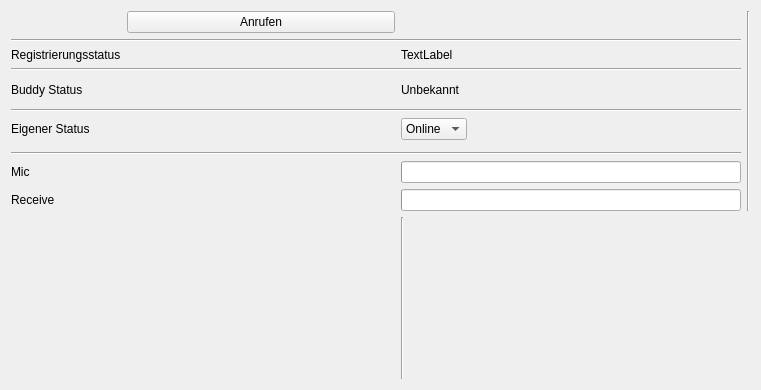
<?xml version="1.0" encoding="UTF-8"?>
<ui version="4.0">
 <class>Form</class>
 <widget class="QWidget" name="Form">
  <property name="geometry">
   <rect>
    <x>0</x>
    <y>0</y>
    <width>761</width>
    <height>390</height>
   </rect>
  </property>
  <property name="sizePolicy">
   <sizepolicy hsizetype="Expanding" vsizetype="Expanding">
    <horstretch>1</horstretch>
    <verstretch>0</verstretch>
   </sizepolicy>
  </property>
  <property name="windowTitle">
   <string>VoIP.py - Simple</string>
  </property>
  <layout class="QGridLayout" name="gridLayout">
   <item row="6" column="2">
    <widget class="QLabel" name="lblBuddy">
     <property name="text">
      <string>Unbekannt</string>
     </property>
    </widget>
   </item>
   <item row="12" column="2" colspan="2">
    <widget class="QProgressBar" name="pbTx">
     <property name="value">
      <number>0</number>
     </property>
     <property name="textVisible">
      <bool>false</bool>
     </property>
    </widget>
   </item>
   <item row="14" column="2">
    <widget class="Line" name="line_6">
     <property name="orientation">
      <enum>Qt::Vertical</enum>
     </property>
    </widget>
   </item>
   <item row="1" column="0" rowspan="2" colspan="4">
    <widget class="Line" name="line_2">
     <property name="orientation">
      <enum>Qt::Horizontal</enum>
     </property>
    </widget>
   </item>
   <item row="0" column="4" rowspan="14">
    <widget class="Line" name="line_5">
     <property name="orientation">
      <enum>Qt::Vertical</enum>
     </property>
    </widget>
   </item>
   <item row="4" column="0" colspan="4">
    <widget class="Line" name="line">
     <property name="orientation">
      <enum>Qt::Horizontal</enum>
     </property>
    </widget>
   </item>
   <item row="8" column="0" colspan="4">
    <widget class="Line" name="line_4">
     <property name="orientation">
      <enum>Qt::Horizontal</enum>
     </property>
    </widget>
   </item>
   <item row="12" column="0">
    <widget class="QLabel" name="label_3">
     <property name="text">
      <string>Mic</string>
     </property>
    </widget>
   </item>
   <item row="13" column="0">
    <widget class="QLabel" name="label_4">
     <property name="text">
      <string>Receive</string>
     </property>
    </widget>
   </item>
   <item row="9" column="0">
    <widget class="QLabel" name="label_5">
     <property name="text">
      <string>Eigener Status</string>
     </property>
    </widget>
   </item>
   <item row="9" column="2">
    <widget class="QComboBox" name="cbOwnStatus">
     <item>
      <property name="text">
       <string>Online</string>
      </property>
     </item>
     <item>
      <property name="text">
       <string>Offline</string>
      </property>
     </item>
    </widget>
   </item>
   <item row="11" column="0" colspan="4">
    <widget class="Line" name="line_3">
     <property name="orientation">
      <enum>Qt::Horizontal</enum>
     </property>
    </widget>
   </item>
   <item row="3" column="0">
    <widget class="QLabel" name="label">
     <property name="text">
      <string>Registrierungsstatus</string>
     </property>
    </widget>
   </item>
   <item row="13" column="2" colspan="2">
    <widget class="QProgressBar" name="pbRx">
     <property name="enabled">
      <bool>true</bool>
     </property>
     <property name="value">
      <number>0</number>
     </property>
     <property name="textVisible">
      <bool>false</bool>
     </property>
    </widget>
   </item>
   <item row="0" column="1">
    <widget class="QPushButton" name="btn">
     <property name="text">
      <string>Anrufen</string>
     </property>
    </widget>
   </item>
   <item row="6" column="0">
    <widget class="QLabel" name="label_2">
     <property name="text">
      <string>Buddy Status</string>
     </property>
    </widget>
   </item>
   <item row="3" column="2">
    <widget class="QLabel" name="regState">
     <property name="toolTip">
      <string/>
     </property>
     <property name="statusTip">
      <string/>
     </property>
     <property name="whatsThis">
      <string/>
     </property>
     <property name="text">
      <string>TextLabel</string>
     </property>
    </widget>
   </item>
   <item row="14" column="1">
    <widget class="QWidget" name="widget" native="true">
     <property name="sizePolicy">
      <sizepolicy hsizetype="Expanding" vsizetype="Expanding">
       <horstretch>0</horstretch>
       <verstretch>0</verstretch>
      </sizepolicy>
     </property>
     <layout class="QGridLayout" name="videoIncoming"/>
    </widget>
   </item>
   <item row="14" column="3">
    <widget class="QWidget" name="widget_2" native="true">
     <property name="sizePolicy">
      <sizepolicy hsizetype="Expanding" vsizetype="Expanding">
       <horstretch>0</horstretch>
       <verstretch>0</verstretch>
      </sizepolicy>
     </property>
     <layout class="QGridLayout" name="videoOutgoing"/>
    </widget>
   </item>
  </layout>
 </widget>
 <resources/>
 <connections/>
</ui>
